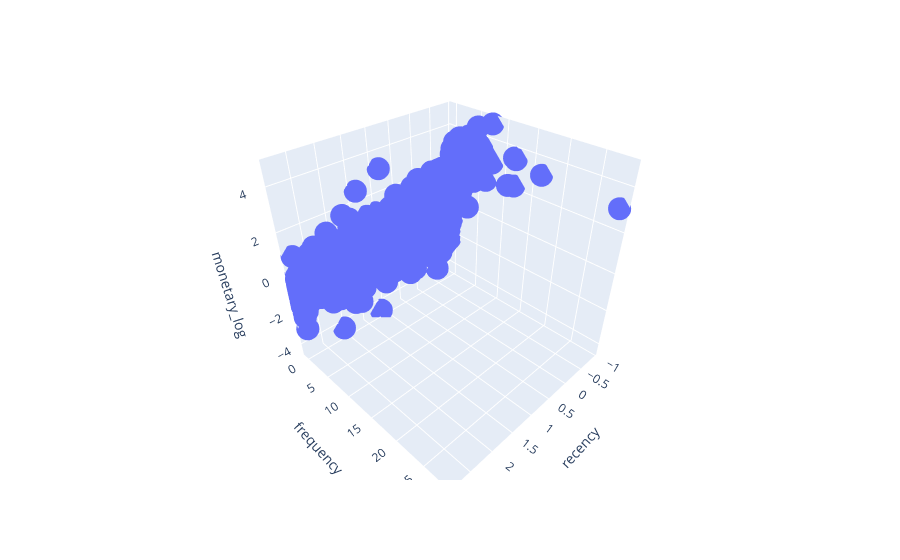

Here is the notebook cell this chart was saved with:
### Code cell
fig = px.scatter_3d(X, x='recency', y='frequency', z='monetary_log')
fig.show()

### Figure 1 — Plotly figure (JSON) as saved in the notebook; plotly's stock layout.template omitted (floating-point values rounded to 4 significant figures; data arrays with more than 128 entries replaced by an {"elided": "..."} marker saying what was removed)
{"data": [{"hovertemplate": "recency=%{x}<br>frequency=%{y}<br>monetary_log=%{z}<extra></extra>", "legendgroup": "", "marker": {"color": "#636efa", "symbol": "circle"}, "mode": "markers", "name": "", "scene": "scene", "showlegend": false, "type": "scatter3d", "x": {"elided": "3910 float values"}, "y": {"elided": "3910 float values"}, "z": {"elided": "3910 float values"}}], "layout": {"legend": {"tracegroupgap": 0}, "margin": {"t": 60}, "scene": {"domain": {"x": [0, 1], "y": [0, 1]}, "xaxis": {"title": {"text": "recency"}}, "yaxis": {"title": {"text": "frequency"}}, "zaxis": {"title": {"text": "monetary_log"}}}}}
